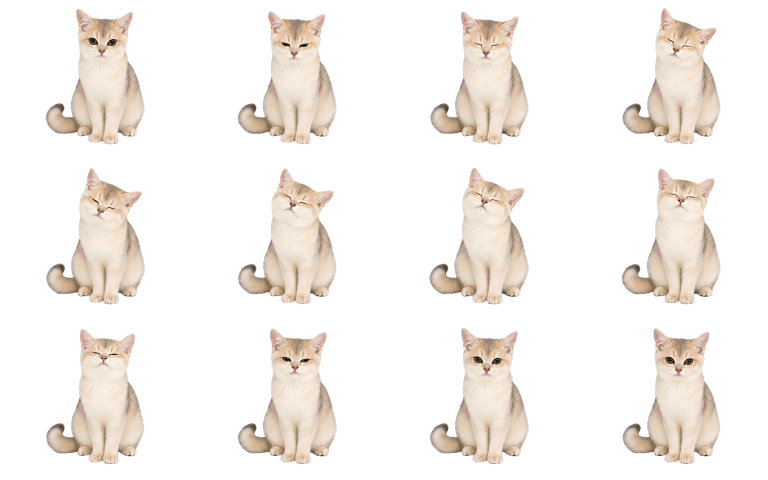
#> input picture camellia/pet-portrait-v1.webp, 1536 x 960 px, found by its file name (shown at 1/2 size)
$ python pack.py
#> lines starting #> are read from the running program, lines starting #| are printed output that depends on the picture
from PIL import Image
from pathlib import Path
import numpy as np
source=Path(__file__).resolve().parent/'masked'
for action in ['pet','feed','scratch','walk']:
 paths=sorted(source.glob(f'{action}-*.png'))
 if len(paths)!=12: continue
 frames=[Image.open(p).convert('RGBA') for p in paths]
 boxes=[im.getchannel('A').point(lambda a:255 if a>30 else 0).getbbox() for im in frames]
 assert all(boxes)
 # Match the seated torso, not the changing head pose or the food bowl.
 # The generated source frames drift in body width; calibrate torso width without rescaling the height as the head moves.
 maxw=max(b[2]-b[0] for b in boxes);maxh=max(b[3]-b[1] for b in boxes)
 scale=min(340/maxw,273/maxh)
 atlas=Image.new('RGBA',(384*4,320*3))
 for i,(im,b) in enumerate(zip(frames,boxes)):
  if action != 'walk':
   alpha=np.asarray(im.getchannel('A'))
   spans=[]
   for row in alpha[220:251]:
    edges=np.diff(np.r_[False,row>200,False].astype(int))
    runs=list(zip(np.flatnonzero(edges==1),np.flatnonzero(edges==-1)))
    spans.append(max(runs,key=lambda pair:pair[1]-pair[0]))
   body_width=float(np.median([r-l for l,r in spans]))
   body_center=float(np.median([(l+r)/2 for l,r in spans]))
   scale=140/body_width
  else:
   # Walking used to be enlarged to fill the cell vertically.
   scale=.77
   body_center=(b[0]+b[2])/2
  scale_y=273/356 if action != 'walk' else scale
  resized=im.resize((round(im.width*scale),round(im.height*scale_y)),Image.Resampling.LANCZOS)
  x=round(215-body_center*scale) if action != 'walk' else round(192-body_center*scale)
  y=round(288-(b[3]-(10 if action == 'feed' else 0))*scale_y)
  cell=Image.new('RGBA',(384,320));cell.alpha_composite(resized,(x,y))
  atlas.alpha_composite(cell,((i%4)*384,(i//4)*320))
 target=Path(f'public/camellia/{action}-portrait-v1.webp')
 atlas.save(target,format='WEBP',lossless=True,method=4,exact=True)
 print(action,'12 frames',target.stat().st_size)

# Use the same neutral pose and coordinates for idle and care.
pet=Image.open('public/camellia/pet-portrait-v1.webp')
#> pet is the input picture: PIL image 1536x960 RGBA; mean R, G, B, A 57.6, 52.9, 48.3, 64
pet.crop((0,0,384,320)).save('public/camellia/idle-portrait-v1.webp',lossless=True)
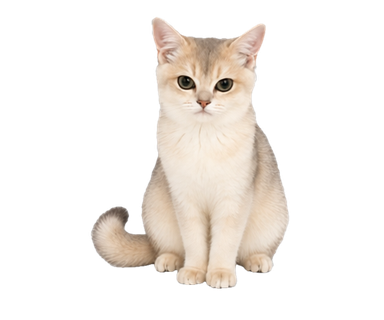
#> saved as idle-portrait-v1.webp: PIL image 384x320 RGBA; mean R, G, B, A 58, 53.1, 48.5, 65; transparent parts drawn white
